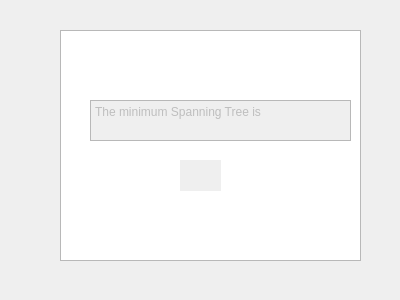
<?xml version="1.0" encoding="UTF-8"?>
<ui version="4.0">
 <class>inputdialogueforprim</class>
 <widget class="QDialog" name="inputdialogueforprim">
  <property name="geometry">
   <rect>
    <x>0</x>
    <y>0</y>
    <width>400</width>
    <height>300</height>
   </rect>
  </property>
  <property name="windowTitle">
   <string>Dialog</string>
  </property>
  <widget class="QTextBrowser" name="textBrowser">
   <property name="geometry">
    <rect>
     <x>60</x>
     <y>30</y>
     <width>301</width>
     <height>231</height>
    </rect>
   </property>
   <property name="readOnly">
    <bool>false</bool>
   </property>
  </widget>
  <widget class="QPlainTextEdit" name="plainTextEdit">
   <property name="enabled">
    <bool>false</bool>
   </property>
   <property name="geometry">
    <rect>
     <x>90</x>
     <y>100</y>
     <width>261</width>
     <height>41</height>
    </rect>
   </property>
   <property name="readOnly">
    <bool>true</bool>
   </property>
   <property name="plainText">
    <string>The minimum Spanning Tree is</string>
   </property>
  </widget>
  <widget class="QLabel" name="label">
   <property name="geometry">
    <rect>
     <x>180</x>
     <y>160</y>
     <width>41</width>
     <height>31</height>
    </rect>
   </property>
   <property name="autoFillBackground">
    <bool>true</bool>
   </property>
   <property name="text">
    <string/>
   </property>
   <property name="wordWrap">
    <bool>true</bool>
   </property>
   <property name="textInteractionFlags">
    <set>Qt::LinksAccessibleByMouse|Qt::TextEditable</set>
   </property>
  </widget>
  <widget class="QLabel" name="label_2">
   <property name="geometry">
    <rect>
     <x>90</x>
     <y>60</y>
     <width>241</width>
     <height>20</height>
    </rect>
   </property>
   <property name="text">
    <string/>
   </property>
  </widget>
 </widget>
 <resources/>
 <connections/>
</ui>
